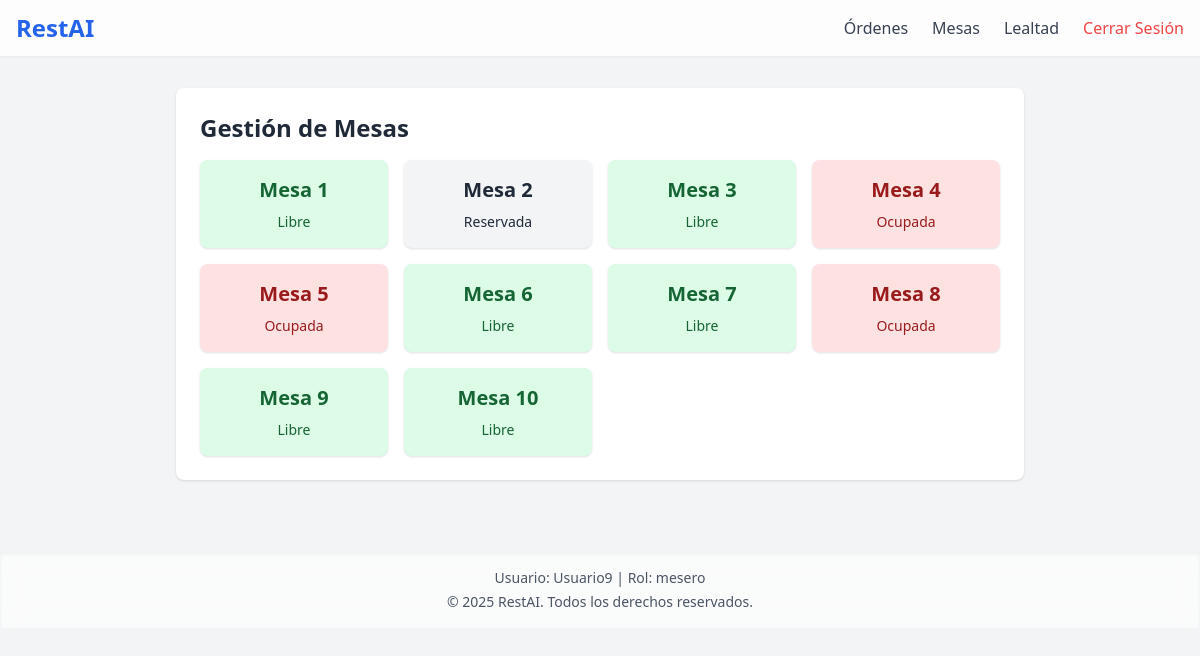
Screenshot of /mesero/mesas.php (signed in) with the database file from the repository.
### tables this page shows
CREATE TABLE `mesas` (
  `id` int(11) NOT NULL,
  `numero` int(11) NOT NULL,
  `capacidad` int(11) NOT NULL,
  `estado` enum('libre','ocupada','reservada') DEFAULT 'libre',
  `ubicacion` varchar(50) NOT NULL
);

### mesero/mesas.php (the view, shortened to what this page needs)
<?php
include '../config/db.php';
?>
<!DOCTYPE html>
<html lang="es">
<head>
  <script src="https://cdn.tailwindcss.com"></script>
</head>
<body class="bg-gray-100 text-gray-800 pt-16">
  <?php include '../components/header.php'; ?>
  <main class="max-w-4xl mx-auto p-6">
    <section class="bg-white rounded-lg shadow p-6 animate-fade-in-up">
      <h2 class="text-2xl font-semibold mb-4">Gestión de Mesas</h2>
      <?php
        $mesas = $pdo->query("
          SELECT id, numero, estado
          FROM mesas
          ORDER BY numero ASC
        ")->fetchAll(PDO::FETCH_ASSOC);
      ?>
      <div class="grid grid-cols-2 sm:grid-cols-3 lg:grid-cols-4 gap-4">
        <?php if (empty($mesas)): ?>
          <div class="col-span-full text-center text-gray-500">No hay mesas registradas.</div>
        <?php else: ?>
          <?php foreach ($mesas as $m): ?>
            <?php
              switch ($m['estado']) {
                case 'libre':
                  $colorBg = 'bg-green-100';
                  $colorText = 'text-green-800';
                  break;
                case 'ocupada':
                  $colorBg = 'bg-red-100';
                  $colorText = 'text-red-800';
                  break;
                default:
                  $colorBg = 'bg-gray-100';
                  $colorText = 'text-gray-800';
              }
            ?>
            <div class="<?= $colorBg ?> rounded-lg p-4 flex flex-col items-center shadow">
              <div class="text-xl font-bold <?= $colorText ?>">Mesa <?= htmlspecialchars($m['numero']) ?></div>
              <div class="mt-2 text-sm <?= $colorText ?>">
                <?= ucfirst(str_replace('_', ' ', $m['estado'])) ?>
              </div>
            </div>
          <?php endforeach; ?>
        <?php endif; ?>
      </div>
    </section>
  </main>
  <?php include '../components/footer.php'; ?>
</body>
</html>

### rows the page displays
mesas: numero "1", estado "Libre"
mesas: numero "2", estado "Reservada"
mesas: numero "3", estado "Libre"
mesas: numero "4", estado "Ocupada"
mesas: numero "5", estado "Ocupada"
mesas: numero "6", estado "Libre"
mesas: numero "7", estado "Libre"
mesas: numero "8", estado "Ocupada"
mesas: numero "9", estado "Libre"
mesas: numero "10", estado "Libre"

### other values shown
$_SESSION['nombre'] "Usuario9"
$_SESSION['rol'] "mesero"
